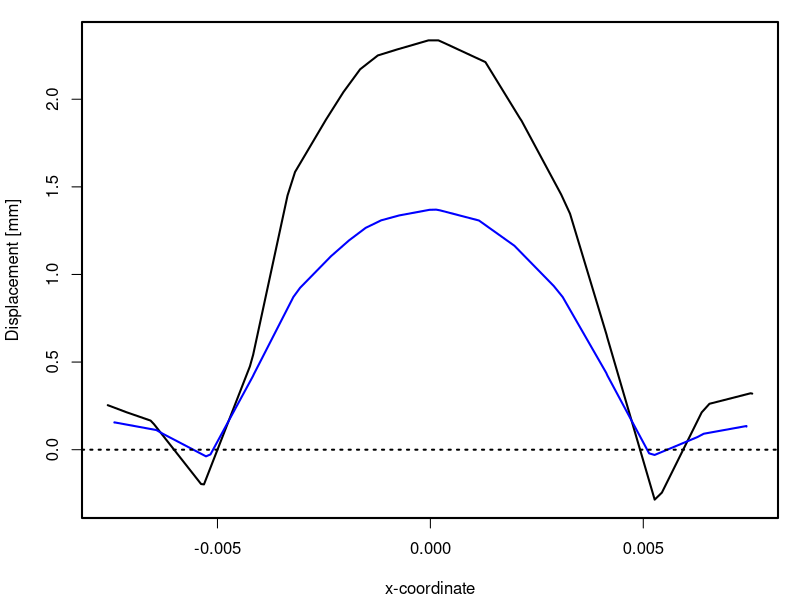

R code for this plot:
a1 <- data.matrix(read.csv("aspiration-simple.csv"))
a2 <- data.matrix(read.csv("aspiration-composite.csv"))

a1 <- a1[1:31,c(4,3)]; a1[,2] <- a1[,2] - 0.015; a1[,2] <- a1[,2] * 1000
a2 <- a2[1:33,c(4,3)]; a2[,2] <- a2[,2] - 0.015; a2[,2] <- a2[,2] * 1000

pdf("aspiration.pdf", width=3, height=1.5, pointsize=8); # sizes in inches
p <- par(lwd=2, mar=c(4,4,1,1)+0.1);

plot(range(c(a1[,1], a2[,1])), range(c(a1[,2], a2[,2])), #ylim=c(0, 0.004), 
     type="n", xlab="x-coordinate", ylab="Displacement [mm]")

lines(a1, col="black")
lines(a2, col="blue")

abline(h=0, lty="dotted");

#legend("topright", c("A","B", "C", "D"), pch=c(1,4,5,6), col="black");

dev.off()
par(p);
